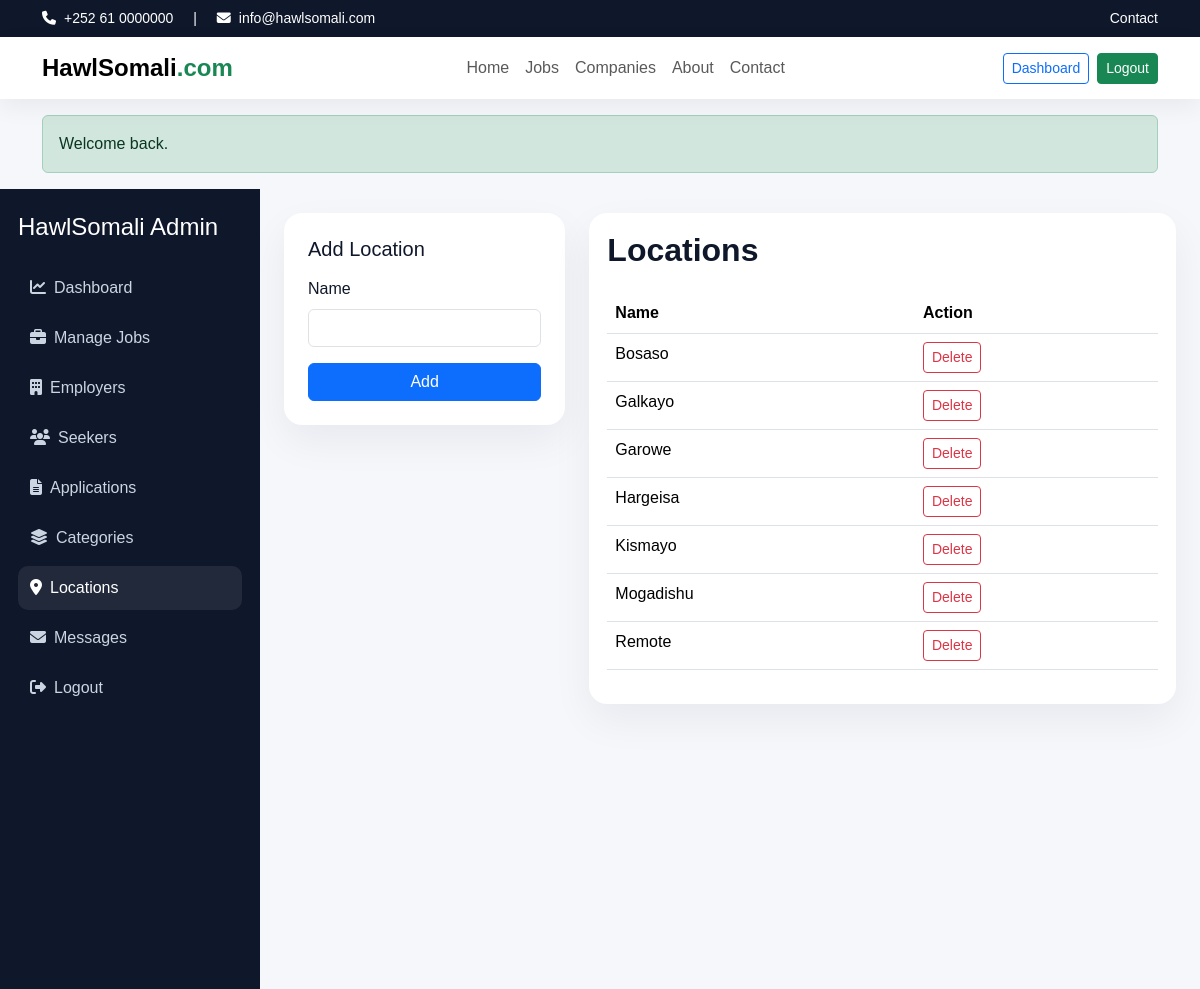
The page /admin/manage-locations.php (signed in) on the database its author committed.
### tables this page shows
CREATE TABLE locations (
  id INT AUTO_INCREMENT PRIMARY KEY,
  name VARCHAR(100) NOT NULL
);

### includes/functions.php (called while the page is built, shortened)
<?php
function e($value) {
    return htmlspecialchars((string)$value, ENT_QUOTES, 'UTF-8');
}
?>

### admin/manage-locations.php (the view, shortened to what this page needs)
<?php
require_once __DIR__ . '/../config/db.php'; require_once __DIR__ . '/../includes/functions.php'; require_login('admin');
$rows=$pdo->query("SELECT * FROM locations ORDER BY name")->fetchAll();
$pageTitle='Manage Locations'; include __DIR__ . '/../includes/header.php'; include __DIR__ . '/../includes/navbar.php';
?>
<div class="dashboard-layout"><?php include __DIR__ . '/partials/sidebar.php'; ?><div class="dashboard-main">
<div class="row g-4"><div class="col-lg-4"><div class="form-section"><h5 class="mb-3">Add Location</h5><form method="post"><label class="form-label">Name</label><input name="name" class="form-control mb-3" required><button class="btn btn-primary w-100">Add</button></form></div></div>
<div class="col-lg-8"><div class="table-card"><h2 class="section-title mb-4">Locations</h2><table class="table"><thead><tr><th>Name</th><th>Action</th></tr></thead><tbody><?php foreach($rows as $r): ?><tr><td><?= e($r['name']) ?></td><td><a class="btn btn-sm btn-outline-danger" href="?delete=<?= $r['id'] ?>" data-confirm="Delete this location?">Delete</a></td></tr><?php endforeach; ?></tbody></table></div></div></div>
</div></div>

### assets/css/style.css (style rules this page uses)
:root { --primary:#1d4ed8; --secondary:#0f172a; --accent:#16a34a; --soft:#f8fafc; --muted:#64748b; }
body { font-family:Arial,Helvetica,sans-serif;background:#f5f7fb;color:#0f172a; }
.section-title { font-weight:800; }
.dashboard-layout { display:flex;min-height:100vh;background:#f5f7fb; }
.dashboard-main { flex:1;padding:24px; }
.table-card { background:#fff;border-radius:18px;padding:18px;box-shadow:0 16px 40px rgba(15,23,42,.06); }
.form-section { background:#fff;border-radius:18px;padding:24px;box-shadow:0 16px 40px rgba(15,23,42,.06); }

### rows shown on the page
locations: name "Bosaso"
locations: name "Galkayo"
locations: name "Garowe"
locations: name "Hargeisa"
locations: name "Kismayo"
locations: name "Mogadishu"
locations: name "Remote"

### other values the page prints
$msg "Welcome back."
